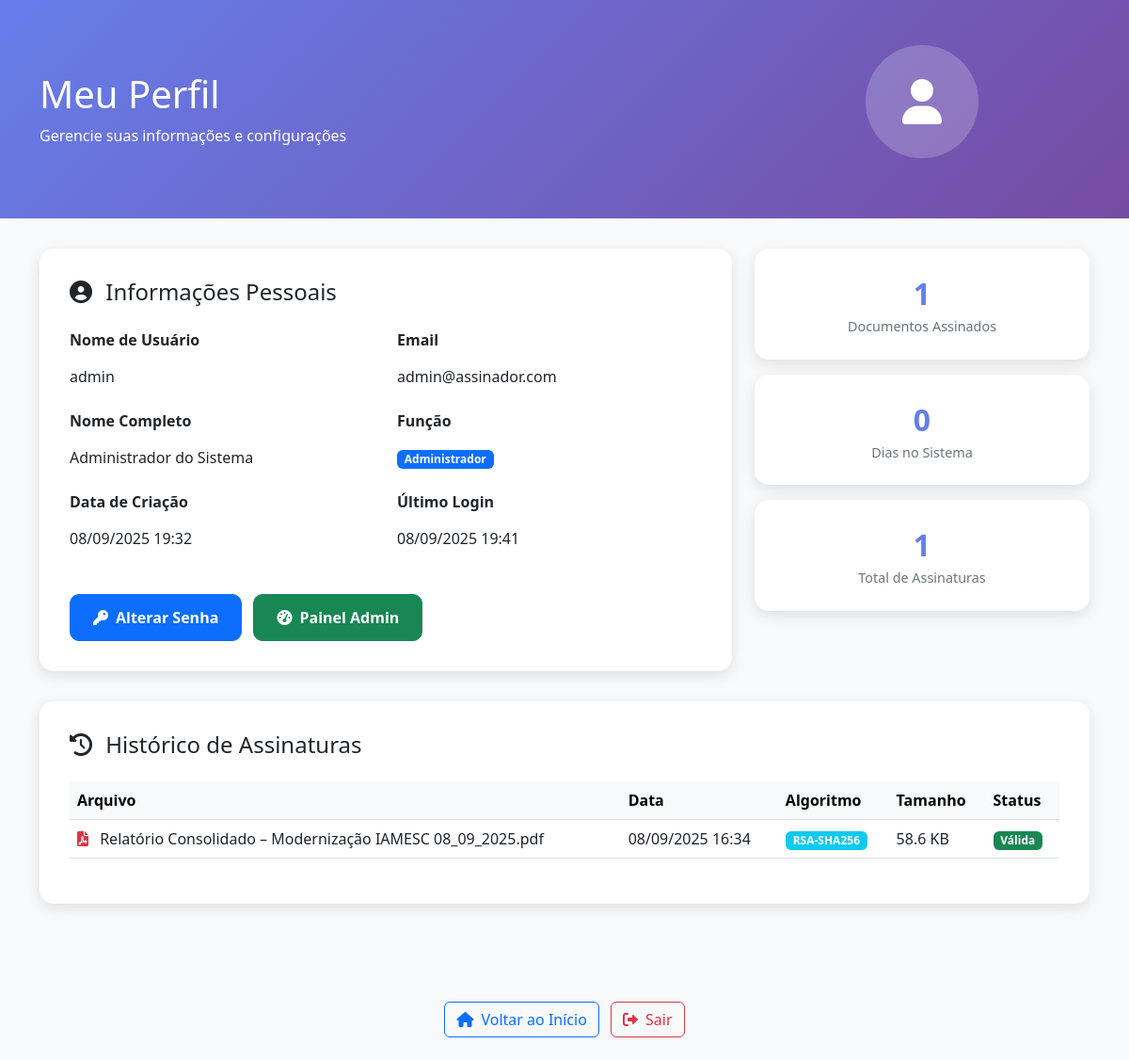
The page /profile (signed in) on the database as committed earlier.
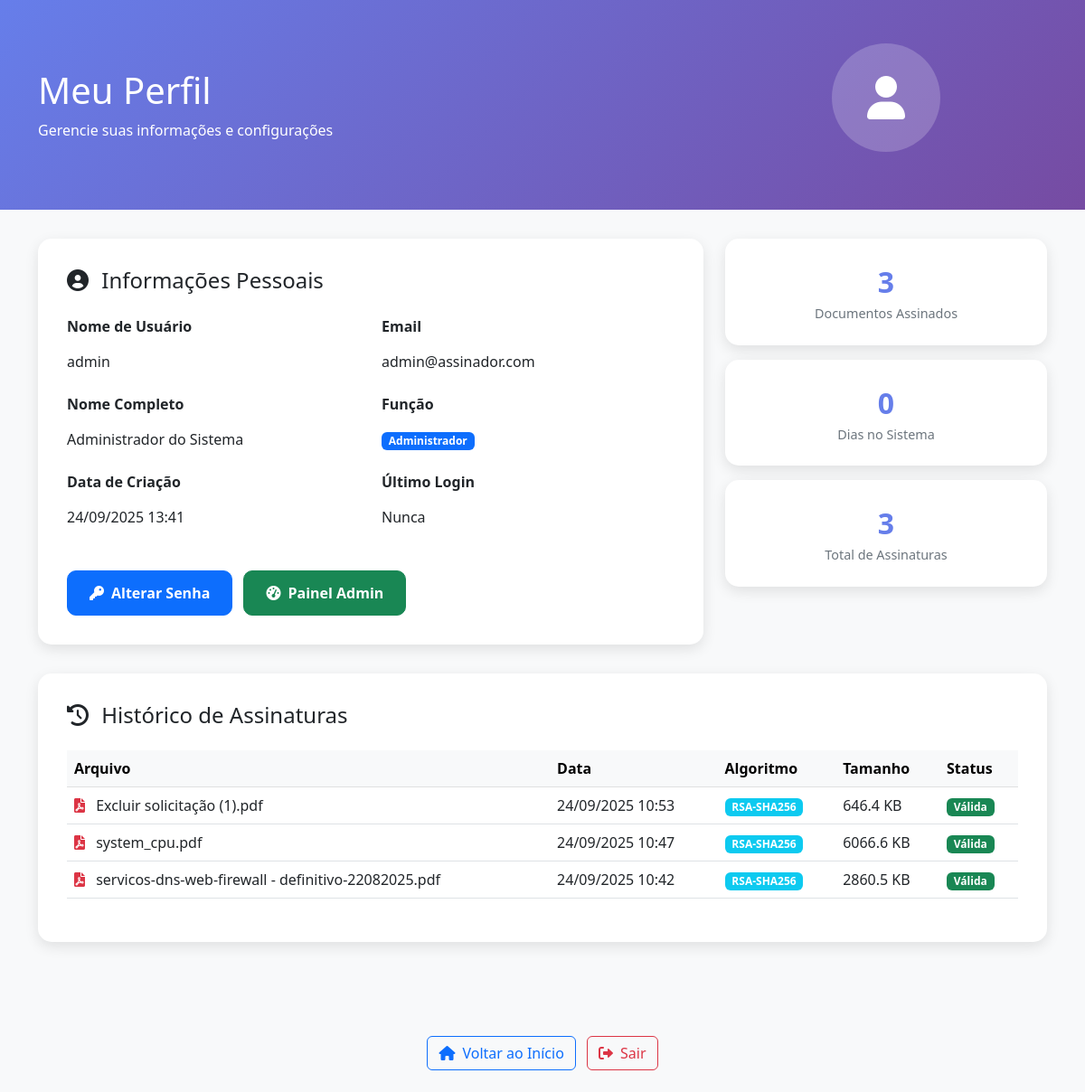
The same page on the database as committed later.
### models.py (models this page shows, shortened)
class User(UserMixin, db.Model):
    __tablename__ = 'users'
    id = db.Column(db.Integer, primary_key=True)
    username = db.Column(db.String(80), unique=True, nullable=False)
    email = db.Column(db.String(120), unique=True, nullable=False)
    password_hash = db.Column(db.String(255), nullable=False)
    full_name = db.Column(db.String(120), nullable=False)
    role = db.Column(db.String(20), default='user')  # 'user' ou 'admin'
    is_active = db.Column(db.Boolean, default=True)
    created_at = db.Column(db.DateTime, default=datetime.now)
    last_login = db.Column(db.DateTime)
    must_change_password = db.Column(db.Boolean, default=False)
    signatures = db.relationship('Signature', backref='user', lazy=True)
    def is_admin(self):
        return self.role == 'admin'

class Signature(db.Model):
    __tablename__ = 'signatures'
    id = db.Column(db.Integer, primary_key=True)
    user_id = db.Column(db.Integer, db.ForeignKey('users.id'), nullable=False)
    file_id = db.Column(db.String(255), nullable=False)
    original_filename = db.Column(db.String(255), nullable=False)
    signature_hash = db.Column(db.String(255), nullable=False)
    signature_algorithm = db.Column(db.String(50), nullable=False)
    timestamp = db.Column(db.DateTime, default=datetime.now)
    file_size = db.Column(db.Integer)
    signature_valid = db.Column(db.Boolean, default=True)
    signed_pdf = db.Column(db.LargeBinary)
    client_name = db.Column(db.String(255))
    client_cpf = db.Column(db.String(14))
    client_email = db.Column(db.String(255))
    client_phone = db.Column(db.String(20))
    client_birth_date = db.Column(db.Date)
    client_address = db.Column(db.Text)
    ip_address = db.Column(db.String(45))
    mac_address = db.Column(db.String(17))  # Formato XX:XX:XX:XX:XX:XX
    user_agent = db.Column(db.Text)
    browser_name = db.Column(db.String(50))
    browser_version = db.Column(db.String(20))
    operating_system = db.Column(db.String(100))
    device_type = db.Column(db.String(20))  # Desktop, Mobile, Tablet
    screen_resolution = db.Column(db.String(20))
    timezone = db.Column(db.String(50))
    location_country = db.Column(db.String(100))
    location_city = db.Column(db.String(100))
    location_latitude = db.Column(db.Float)
    location_longitude = db.Column(db.Float)
    signature_method = db.Column(db.String(20), default='drawing')  # drawing, upload, etc.
    signature_duration = db.Column(db.Integer)  # Tempo gasto na assinatura em segundos
    verification_status = db.Column(db.String(20), default='verified')
    verification_notes = db.Column(db.Text)
    status = db.Column(db.String(20), default='pending')  # pending, completed, cancelled
    created_at = db.Column(db.DateTime, default=datetime.now)
    updated_at = db.Column(db.DateTime, default=datetime.now, onupdate=datetime.now)

### app.py (the view)
    @app.route('/profile')
    @login_required
    def profile():
        return render_template('profile.html')

### templates/profile.html (shortened to what the changed rows need)
<!DOCTYPE html>
<html lang="pt-BR">
<head>
    <link href="https://cdn.jsdelivr.net/npm/bootstrap@5.3.0/dist/css/bootstrap.min.css" rel="stylesheet">
    <link href="https://cdnjs.cloudflare.com/ajax/libs/font-awesome/6.0.0/css/all.min.css" rel="stylesheet">
</head>
<body>
    <div class="profile-header">
        <div class="container">
            <div class="row align-items-center">
                <div class="col-md-8">
                    <h1 class="mb-2">Meu Perfil</h1>
                </div>
            </div>
        </div>
    </div>
    <div class="container">
        <div class="row">
            <div class="col-lg-8">
                <div class="profile-card">
                    <div class="row">
                        <div class="col-md-6 mb-3">
                            <label class="form-label fw-bold">Nome de Usuário</label>
                            <p class="form-control-plaintext">{{ current_user.username }}</p>
                        </div>
                        <div class="col-md-6 mb-3">
                            <label class="form-label fw-bold">Email</label>
                            <p class="form-control-plaintext">{{ current_user.email }}</p>
                        </div>
                    </div>
                    <div class="row">
                        <div class="col-md-6 mb-3">
                            <label class="form-label fw-bold">Nome Completo</label>
                            <p class="form-control-plaintext">{{ current_user.full_name }}</p>
                        </div>
                        <div class="col-md-6 mb-3">
                            <p class="form-control-plaintext">
                                <span class="badge bg-{{ 'primary' if current_user.role == 'admin' else 'secondary' }}">
                                    {{ 'Administrador' if current_user.role == 'admin' else 'Usuário' }}
                                </span>
                            </p>
                        </div>
                    </div>
                    <div class="row">
                        <div class="col-md-6 mb-3">
                            <label class="form-label fw-bold">Data de Criação</label>
                            <p class="form-control-plaintext">{{ current_user.created_at.strftime('%d/%m/%Y %H:%M') }}</p>
                        </div>
                        <div class="col-md-6 mb-3">
                            <label class="form-label fw-bold">Último Login</label>
                            <p class="form-control-plaintext">
                                {{ current_user.last_login.strftime('%d/%m/%Y %H:%M') if current_user.last_login else 'Nunca' }}
                            </p>
                        </div>
                    </div>
                </div>
            </div>
            <div class="col-lg-4">
                <div class="stats-card">
                    <div class="stats-number">{{ current_user.signatures|length }}</div>
                    <div class="stats-label">Documentos Assinados</div>
                </div>
                <div class="stats-card">
                    <div class="stats-number">
                        {% if current_user.last_login %}
                            {{ ((current_user.last_login - current_user.created_at).days) }}
                        {% else %}
                            0
                        {% endif %}
                    </div>
                    <div class="stats-label">Dias no Sistema</div>
                </div>
                <div class="stats-card">
                    <div class="stats-number">
                        {{ current_user.signatures|length }}
                    </div>
                    <div class="stats-label">Total de Assinaturas</div>
                </div>
            </div>
        </div>
        {% if current_user.signatures %}
        <div class="row">
            <div class="col-12">
                <div class="profile-card">
                    <div class="table-responsive">
                        <table class="table table-hover">
                            <thead class="table-light">
                                <tr>
                                    <th>Arquivo</th>
                                    <th>Data</th>
                                    <th>Algoritmo</th>
                                    <th>Tamanho</th>
                                    <th>Status</th>
                                </tr>
                            </thead>
                            <tbody>
                                {% set recent_signatures = current_user.signatures|sort(attribute='timestamp', reverse=true)|list %}
                                {% for signature in recent_signatures[:10] %}
                                <tr>
                                    <td>
                                        <i class="fas fa-file-pdf me-2 text-danger"></i>
                                        {{ signature.original_filename }}
                                    </td>
                                    <td>{{ signature.timestamp.strftime('%d/%m/%Y %H:%M') }}</td>
                                    <td>
                                        <span class="badge bg-info">{{ signature.signature_algorithm }}</span>
                                    </td>
                                    <td>{{ (signature.file_size / 1024)|round(1) }} KB</td>
                                    <td>
                                        {% if signature.signature_valid %}
                                            <span class="badge bg-success">Válida</span>
                                        {% else %}
                                            <span class="badge bg-danger">Inválida</span>
                                        {% endif %}
                                    </td>
                                </tr>
                                {% endfor %}
                            </tbody>
                        </table>
                    </div>
                </div>
            </div>
        </div>
        {% endif %}
    </div>
</body>
</html>

Rows that differ between the two databases and show on the page:
removed Signature: original_filename "Relatório Consolidado – Modernização IAMESC 08_09_2025.pdf", timestamp "08/09/2025 16:34", signature_algorithm "RSA-SHA256", (signature.file_size/1024)|round(1) "58.6", signature_valid "Válida"
changed User "admin": created_at "08/09/2025 19:32" → "24/09/2025 13:41"; last_login "08/09/2025 19:41" → "Nunca"; ((current_user.last_login-current_user.created_at).days) "0" → (not shown)
added Signature: original_filename "Excluir solicitação (1).pdf", timestamp "24/09/2025 10:53", signature_algorithm "RSA-SHA256", (signature.file_size/1024)|round(1) "646.4", signature_valid "Válida"
added Signature: original_filename "system_cpu.pdf", timestamp "24/09/2025 10:47", signature_algorithm "RSA-SHA256", (signature.file_size/1024)|round(1) "6066.6", signature_valid "Válida"
added Signature: original_filename "servicos-dns-web-firewall - definitivo-22082025.pdf", timestamp "24/09/2025 10:42", signature_algorithm "RSA-SHA256", (signature.file_size/1024)|round(1) "2860.5", signature_valid "Válida"
Other text that changed with them:
{{ current_user.signatures|length }}: "1" → "3"
text now shown: "0"
